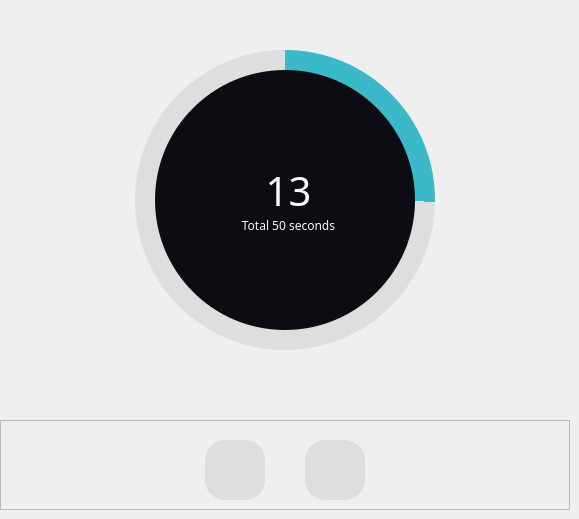
    <widget class="QWidget" name="page_timer">
     <widget class="QFrame" name="timer_Cleft">
      <property name="geometry">
       <rect>
        <x>135</x>
        <y>50</y>
        <width>300</width>
        <height>300</height>
       </rect>
      </property>
      <property name="styleSheet">
       <string notr="true">QFrame{
	border-radius: 150px;
	background-color: qconicalgradient(cx:0.5, cy:0.5, angle:90, stop:0.748 rgba(85, 87, 83, 0), stop:0.749 rgba(60, 185, 201, 255));
}</string>
      </property>
      <property name="frameShape">
       <enum>QFrame::NoFrame</enum>
      </property>
      <property name="frameShadow">
       <enum>QFrame::Raised</enum>
      </property>
      <widget class="QFrame" name="frame_8">
       <property name="geometry">
        <rect>
         <x>20</x>
         <y>20</y>
         <width>260</width>
         <height>260</height>
        </rect>
       </property>
       <property name="styleSheet">
        <string notr="true">background-color: #0B0D12;
border-radius: 130px;</string>
       </property>
       <property name="frameShape">
        <enum>QFrame::StyledPanel</enum>
       </property>
       <property name="frameShadow">
        <enum>QFrame::Raised</enum>
       </property>
       <widget class="QWidget" name="layoutWidget">
        <property name="geometry">
         <rect>
          <x>77</x>
          <y>99</y>
          <width>113</width>
          <height>65</height>
         </rect>
        </property>
        <layout class="QVBoxLayout" name="verticalLayout">
         <item>
          <widget class="QLabel" name="timer_timeleft">
           <property name="font">
            <font>
             <family>Sawasdee</family>
             <pointsize>30</pointsize>
            </font>
           </property>
           <property name="styleSheet">
            <string notr="true">color: #F9F9F9;</string>
           </property>
           <property name="text">
            <string>13</string>
           </property>
           <property name="alignment">
            <set>Qt::AlignCenter</set>
           </property>
          </widget>
         </item>
         <item>
          <widget class="QLabel" name="timer_totaltime">
           <property name="font">
            <font>
             <family>Sans Serif</family>
             <pointsize>9</pointsize>
            </font>
           </property>
           <property name="styleSheet">
            <string notr="true">color: #F9F9F9;</string>
           </property>
           <property name="text">
            <string>Total 50 seconds</string>
           </property>
           <property name="alignment">
            <set>Qt::AlignCenter</set>
           </property>
          </widget>
         </item>
        </layout>
       </widget>
      </widget>
     </widget>
     <widget class="QFrame" name="timer_Cleft_2">
      <property name="geometry">
       <rect>
        <x>135</x>
        <y>50</y>
        <width>300</width>
        <height>300</height>
       </rect>
      </property>
      <property name="styleSheet">
       <string notr="true">QFrame{
	border-radius: 150px;
	background-color: qconicalgradient(cx:0.5, cy:0.5, angle:90, stop:0.000 rgba(85, 87, 83, 0), stop:0.000 rgba(222, 222, 222, 255));
}</string>
      </property>
      <property name="frameShape">
       <enum>QFrame::NoFrame</enum>
      </property>
      <property name="frameShadow">
       <enum>QFrame::Raised</enum>
      </property>
     </widget>
     <widget class="QFrame" name="frame_9">
      <property name="geometry">
       <rect>
        <x>0</x>
        <y>420</y>
        <width>570</width>
        <height>90</height>
       </rect>
      </property>
      <property name="frameShape">
       <enum>QFrame::StyledPanel</enum>
      </property>
      <property name="frameShadow">
       <enum>QFrame::Raised</enum>
      </property>
      <widget class="QPushButton" name="timer_stopbtn">
       <property name="geometry">
        <rect>
         <x>205</x>
         <y>20</y>
         <width>60</width>
         <height>60</height>
        </rect>
       </property>
       <property name="cursor">
        <cursorShape>PointingHandCursor</cursorShape>
       </property>
       <property name="styleSheet">
        <string notr="true">background-color: #DEDEDE;
border-radius: 20px;</string>
       </property>
       <property name="text">
        <string/>
       </property>
       <property name="icon">
        <iconset>
         <normaloff>../images/stop.png</normaloff>../images/stop.png</iconset>
       </property>
       <property name="iconSize">
        <size>
         <width>50</width>
         <height>50</height>
        </size>
       </property>
      </widget>
      <widget class="QPushButton" name="timer_pausebtn">
       <property name="geometry">
        <rect>
         <x>305</x>
         <y>20</y>
         <width>60</width>
         <height>60</height>
        </rect>
       </property>
       <property name="cursor">
        <cursorShape>PointingHandCursor</cursorShape>
       </property>
       <property name="styleSheet">
        <string notr="true">background-color: #DEDEDE;
border-radius: 20px;</string>
       </property>
       <property name="text">
        <string/>
       </property>
       <property name="icon">
        <iconset>
         <normaloff>../images/pause.png</normaloff>../images/pause.png</iconset>
       </property>
       <property name="iconSize">
        <size>
         <width>50</width>
         <height>50</height>
        </size>
       </property>
      </widget>
     </widget>
     <zorder>timer_Cleft_2</zorder>
     <zorder>timer_Cleft</zorder>
     <zorder>frame_9</zorder>
    </widget>
